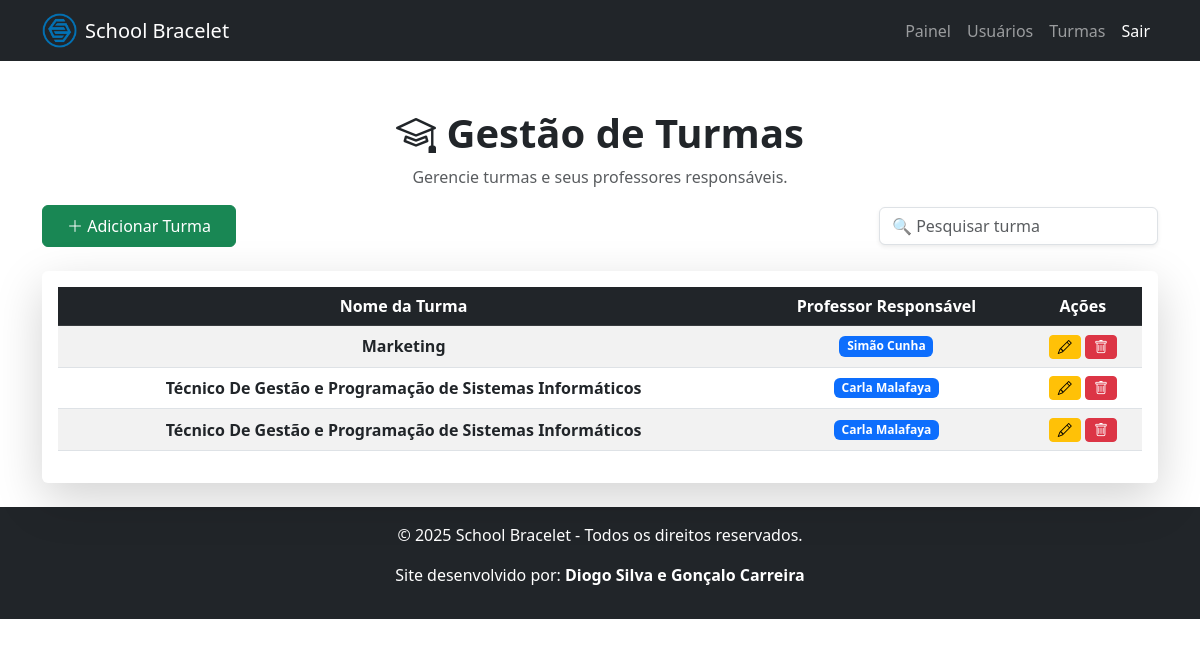
The page /views/manage_turmas.php (signed in) on the database its author committed.
### tables this page shows
CREATE TABLE `turmas` (
  `id` int(11) NOT NULL,
  `nome` varchar(200) NOT NULL,
  `ano` varchar(10) NOT NULL,
  `area_curso` varchar(100) NOT NULL,
  `abreviatura_curso` varchar(20) NOT NULL,
  `letra_turma` varchar(5) NOT NULL,
  `professor_id` int(11) DEFAULT NULL,
  `modulos` text DEFAULT NULL,
  `observacoes` text DEFAULT NULL,
  `abreviatura` varchar(10) DEFAULT NULL
);

CREATE TABLE `users` (
  `id` int(11) NOT NULL,
  `nome` varchar(100) NOT NULL,
  `foto` varchar(255) DEFAULT NULL,
  `email` varchar(100) NOT NULL,
  `password` varchar(255) NOT NULL,
  `tipo` enum('admin','funcionario','professor','aluno') NOT NULL,
  `rfid_tag` varchar(50) DEFAULT NULL,
  `saldo` decimal(10,2) DEFAULT 0.00,
  `created_at` timestamp NOT NULL DEFAULT current_timestamp(),
  `cartao_cidadao` varchar(20) DEFAULT NULL,
  `telefone` varchar(15) DEFAULT NULL,
  `contato_emergencia` varchar(15) DEFAULT NULL,
  `encarregado_nome` varchar(100) DEFAULT NULL,
  `encarregado_contato` varchar(15) DEFAULT NULL,
  `encarregado_email` varchar(100) DEFAULT NULL,
  `morada` text DEFAULT NULL,
  `localidade` varchar(50) DEFAULT NULL
);

### views/manage_turmas.php (the view, shortened to what this page needs)
<?php
include '../config/db.php';
$query = "SELECT t.id, t.nome, p.nome AS professor
          FROM turmas t
          LEFT JOIN users p ON t.professor_id = p.id
          ORDER BY t.nome ASC";
$result = $conn->query($query);
include '../includes/head.php';
?>
<!DOCTYPE html>
<html lang="pt">
<head>
    <link rel="stylesheet" href="https://cdn.jsdelivr.net/npm/bootstrap@5.3.0/dist/css/bootstrap.min.css">
    <link rel="stylesheet" href="https://cdn.jsdelivr.net/npm/bootstrap-icons/font/bootstrap-icons.css">
</head>
<body>
    <nav class="navbar navbar-expand-lg navbar-dark bg-dark">
        <div class="container">
            <a class="navbar-brand d-flex align-items-center" href="dashboard_admin.php">
                <img src="../public/img/logo-epbjc.png" alt="Logo" width="35" height="35" class="me-2">
                <span>School Bracelet</span>
            </a>
            <div class="collapse navbar-collapse" id="navbarNav">
                <ul class="navbar-nav ms-auto">
                    <li class="nav-item"><a class="nav-link" href="dashboard_admin.php">Painel</a></li>
                    <li class="nav-item"><a class="nav-link" href="manage_users.php">Usuários</a></li>
                    <li class="nav-item"><a class="nav-link" href="manage_turmas.php">Turmas</a></li>
                    <li class="nav-item"><a class="nav-link btn btn-danger text-white"
                            href="../controllers/logout.php">Sair</a></li>
                </ul>
            </div>
        </div>
    </nav>
<div class="container mt-5">
    <div class="text-center">
        <h1 class="fw-bold titulo-sombreado">
            <i class="bi bi-mortarboard"></i> Gestão de Turmas
        </h1>
        <p class="text-muted">Gerencie turmas e seus professores responsáveis.</p>
    </div>
    <div class="d-flex justify-content-between align-items-center mb-4 flex-wrap">
        <a href="add_turma.php" class="btn btn-success px-4 py-2">
            <i class="bi bi-plus-lg"></i> Adicionar Turma
        </a>
        <input type="text" id="searchTurma" class="form-control w-25 shadow-sm" placeholder="🔍 Pesquisar turma">
    </div>
    <div class="card shadow-lg border-0 p-3">
        <div class="table-responsive">
            <table class="table table-striped table-hover text-center align-middle">
                <thead class="table-dark">
                    <tr>
                        <th>Nome da Turma</th>
                        <th>Professor Responsável</th>
                        <th>Ações</th>
                    </tr>
                </thead>
                <tbody>
                    <?php while ($turma = $result->fetch_assoc()): ?>
                        <tr>
                            <td class="fw-bold"><?= htmlspecialchars($turma['nome']); ?></td>
                            <td>
                                <?php if (!empty($turma['professor'])) { ?>
                                    <span class="badge bg-primary"><?= htmlspecialchars($turma['professor']); ?></span>
                                <?php } else { ?>
                                    <span class="badge bg-danger">Não Definido</span>
                                <?php } ?>
                            </td>
                            <td>
                                <a href="edit_turma.php?id=<?= $turma['id']; ?>" class="btn btn-sm btn-warning">
                                    <i class="bi bi-pencil"></i>
                                </a>
                                <a href="delete_turma.php?id=<?= $turma['id']; ?>" class="btn btn-sm btn-danger"
                                    onclick="return confirm('Tem certeza que deseja excluir esta turma?')">
                                    <i class="bi bi-trash"></i>
                                </a>
                            </td>
                        </tr>
                    <?php endwhile; ?>
                </tbody>
            </table>
        </div>
    </div>
</div>
<?php include '../includes/footer.php'; ?>
</body>
</html>

### rows shown on the page
turmas: nome "Marketing", users.nome "Simão Cunha"
turmas: nome "Técnico De Gestão e Programação de Sistemas Informáticos", users.nome "Carla Malafaya"
turmas: nome "Técnico De Gestão e Programação de Sistemas Informáticos", users.nome "Carla Malafaya"
